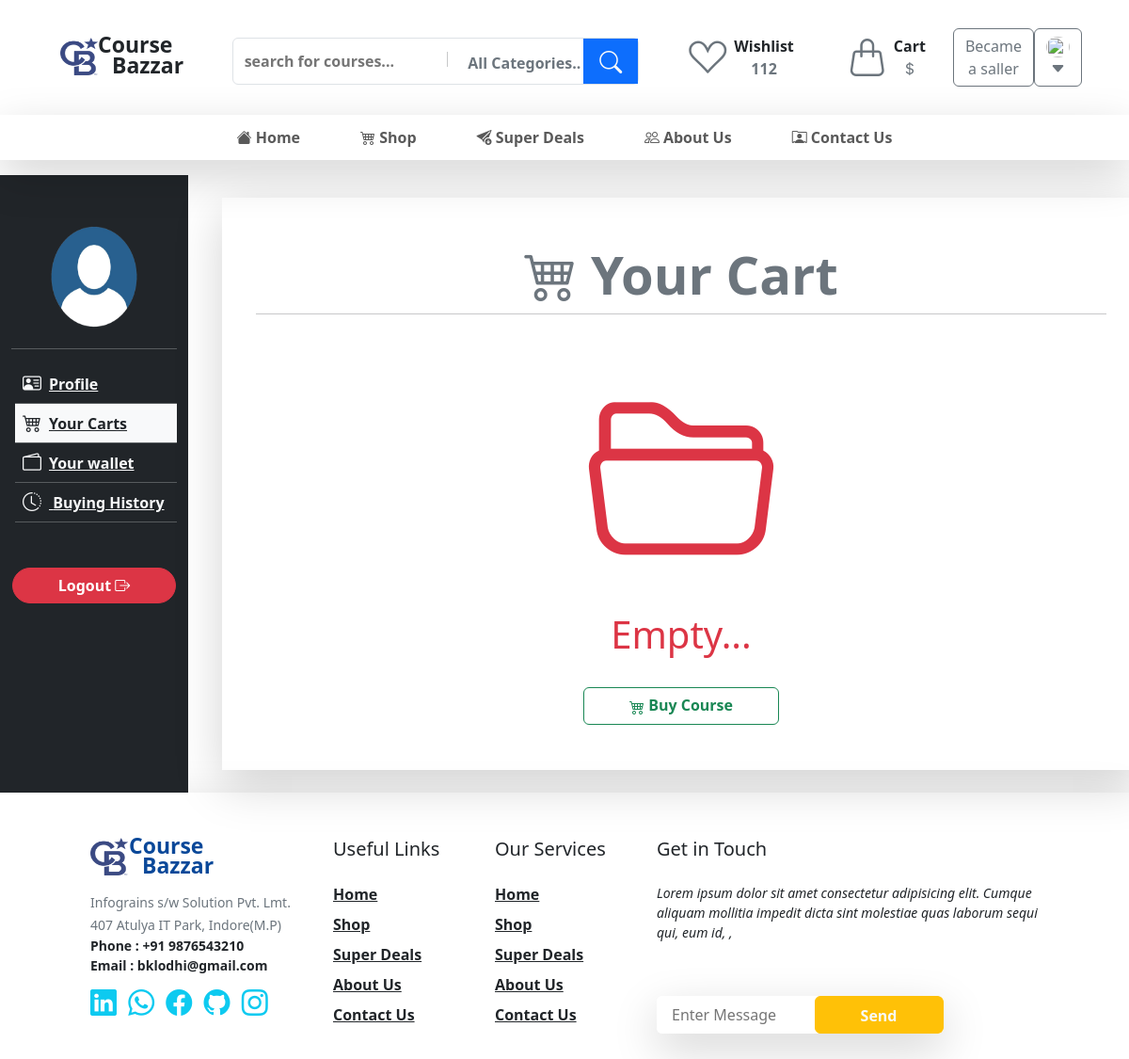
Page /user/deshboard/carts/ (signed in) on the earlier database version.
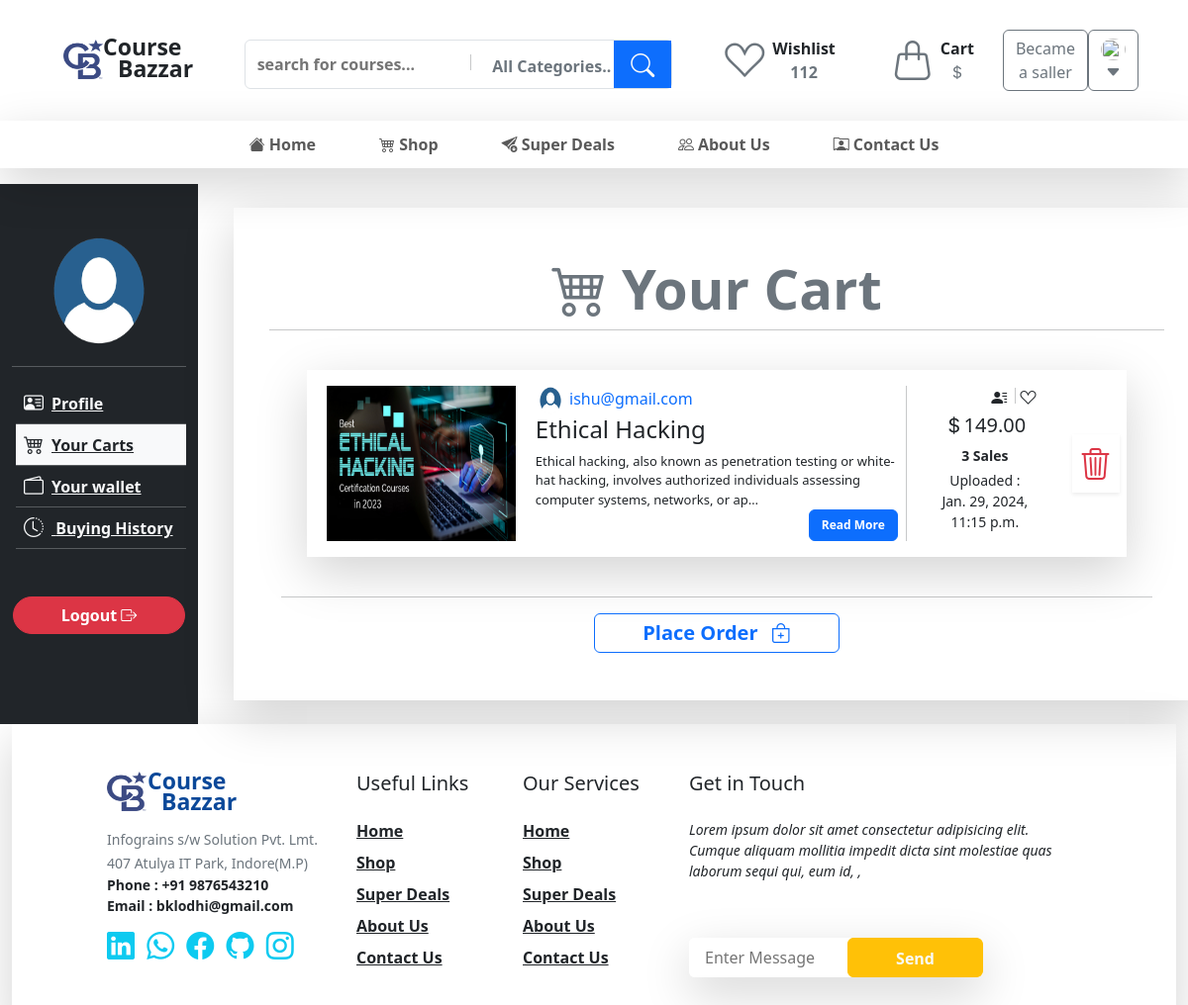
Same page on the later database version.
### customer/models.py (models this page shows, shortened)
class AddToCart(models.Model):
    user =  models.ForeignKey(CustomUser, related_name='carts', on_delete=models.CASCADE)
    course = models.ForeignKey(Course, related_name='carts', on_delete=models.CASCADE)
    counter = models.IntegerField(default=0)

class Course(models.Model):
    user =  models.ForeignKey(CustomUser, related_name='courses', on_delete=models.CASCADE)
    category = models.OneToOneField(CourseCategory, related_name='category', on_delete=models.CASCADE)
    title =  models.CharField(max_length=50)
    key_points = models.CharField(max_length=100,blank=True, null=True)
    description = models.TextField(max_length=5000)
    price = models.IntegerField()
    sale_counter = models.IntegerField(default=0)
    published_datetime = models.DateTimeField(default=datetime.datetime.now())
    approval_datetime = models.DateTimeField(blank=True, null=True)
    approve = models.BooleanField(default = False)
    image = models.ImageField(upload_to="Course Image/")
    course_file = models.FileField( upload_to='Courses/')

class CustomUser(AbstractUser):
    is_buyer = models.BooleanField(default=True)
    is_seller = models.BooleanField(default=False)
    phone = models.CharField(max_length=15)
    gender =  models.CharField(max_length=32,choices=(('male',"Male"),("female", "Female"),("other", "Other")))
    image = models.ImageField(upload_to='Profile/', default='Profile/pic.png')

### customer/views.py (the view)
# urls.py: path("deshboard/carts/", customercart, name="customercart"),
@login_required(login_url='login')
def customercart(request):
    user = CustomUser.objects.get(id=request.user.id)
    carts = AddToCart.objects.filter(user_id=user.id)
    context = {'carts':carts}
    return render(request, 'customercart.html', context)

### customer/profile_context.py (called while the page is built, shortened)
def profile_detail(request):
    user = request.user
    if user.username == "admin":
        customer = False
        return  {'customer':customer}

### templates/customercart.html (shortened to what the changed rows need)
{% extends "base.html" %}
{% load static %}
{% block body %}
<div class="container-fluid">
  <div class="row">
    <div class="col-10">
      <div class="container shadow-lg m-4 p-5">
        <div class="row">
          <h1 class="display-4 text-center fw-bold text-secondary"> <i class="bi bi-cart4"></i> Your Cart</h1>
          <hr />
        </div>
        {% if not carts %}
        <div class="row">
          <div
            class="col-6 mx-auto text-center text-danger d-flex flex-column justify-content-center"
          >
            <i class="bi bi-folder2-open" style="font-size: 200px"></i>
            <h1>Empty...</h1>
            <a href="{% url 'Buy Course' %}">
              <button
                class="w-auto mt-4 btn btn-outline-success px-5 fw-semibold large"
              >
                <i class="bi bi-cart4 align-middle"></i> Buy Course
              </button>
            </a>
          </div>
        </div>
        {% else %}
        {% for cart in carts %}
        <div class="row py-4">
          <div class="col-11 mx-auto shadow-lg d-flex justify-content-center">
            <div class="row px-2 py-3  position-relative overflow-hidden">
              <div class="col-3 pe-0" >
                <img
                  src="{{cart.course.image.url}}"
                  height="100%"
                  width="100%"
                  alt=""
                />
              </div>
              <div class="col-6 d-flex">
                <div class="px-2">
                  <a href="{% url 'Publisher Courses' id=cart.course.id %}" class="text-decoration-none">
                    <img
                    src="{{cart.course.user.image.url}}"
                    alt=""
                    style="width: 30px; height: 30px"
                    class="rounded-circle"
                  />
                  {{cart.course.user.email}}
                  </a>
                  <h4>{{cart.course.title}}</h4>
                  <p class="fw-normal mb-0" style="font-size: 13px">
                    {{cart.course.description|truncatechars:149 }}
                  </p>
                  <div class="w-100 text-end">
                    <button
                      class="btn btn-primary"
                      style="font-size: 12px; font-weight: 600"
                      data-bs-toggle="collapse"
                      href="#aboutmore{{cart.course.id}}"
                      role="button"
                      aria-expanded="false"
                      aria-controls="{{cart.course.title}}"
                    >
                      Read More
                    </button>
                  </div>
                </div>
              </div>
              <div class="col-2">
                <div class="text-end">
                  <i class="bi bi-person-lines-fill pe-1"></i>
                  <i class="bi bi-suit-heart pe-1"></i>
                </div>
               {% if cart.course.courseoffer.remaining_amount %}
                <h5 class="text-center mt-1 mb-0">
                  <i class="bi bi-currency-dollar"></i>{{cart.course.courseoffer.remaining_amount|floatformat:2}}
                </h5>
                <p class="text-center mb-1" style="font-size: 14px">
                  <del><i class="bi bi-currency-dollar"></i>{{cart.course.price|floatformat:2}}</del>
                </p>
                {% else %}
                <h5 class="text-center mt-1">
                  <i class="bi bi-currency-dollar"></i>{{cart.course.price|floatformat:2}}
                </h5>
                {% endif %}
                <p class="small fw-semibold mb-1 text-center">
                  {{cart.course.sale_counter}} Sales
                </p>
                <p class="small text-center mb-1">
                  Uploaded : <br />{{cart.course.approval_datetime}}
                </p>
              </div>
              <div class="col-1 d-flex flex-colunm align-items-center">
                <div class="mx-auto">
                  <a href="{% url 'deletecart' id=cart.id %}" class="deletebtn">
                    <i
                      class="bi bi-trash3 ms-2 fs-2 p-2 shadow-sm text-danger "
                    ></i>
                  </a>
                </div>
              </div>
            </div>
          </div>
        </div>
        {% endfor %}
        <hr>
        <div class="row text-center"><a href="{% url 'conformorder' %}">
          <button class="btn btn-outline-primary mx-auto w-auto px-5 py-1 fw-semibold fs-5"> Place Order <i class="bi bi-bag-plus ms-2"></i></button>
          </a>
        {% endif %}
      </div>
    </div>
  </div>
</div>
{% endblock body %}

Differences in the rows shown:
added AddToCart: course.image (picture), course.user.image (picture), course.user.email "ishu@gmail.com", course "Ethical Hacking", course.description "Ethical hacking, also known as penetration testing or white-hat hacking, involves authorized individuals assessing computer systems, networks, or ap…", course.price "149.00", course.sale_counter "3", course.approval_datetime "Jan. 29, 2024, 11:15 p.m."
Other differences:
text no longer shown: "Empty... Buy Course"
text now shown: "Place Order"
